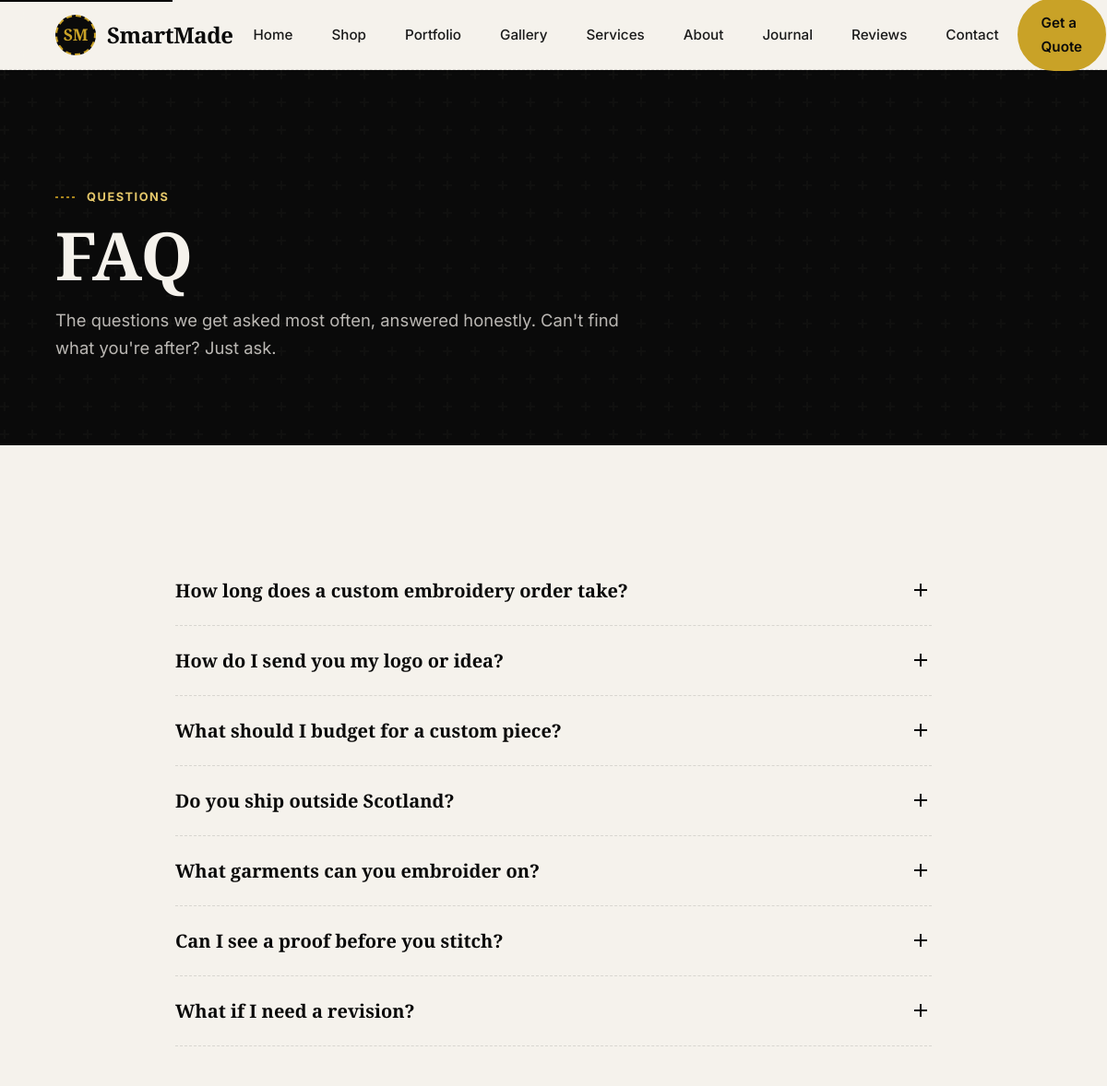
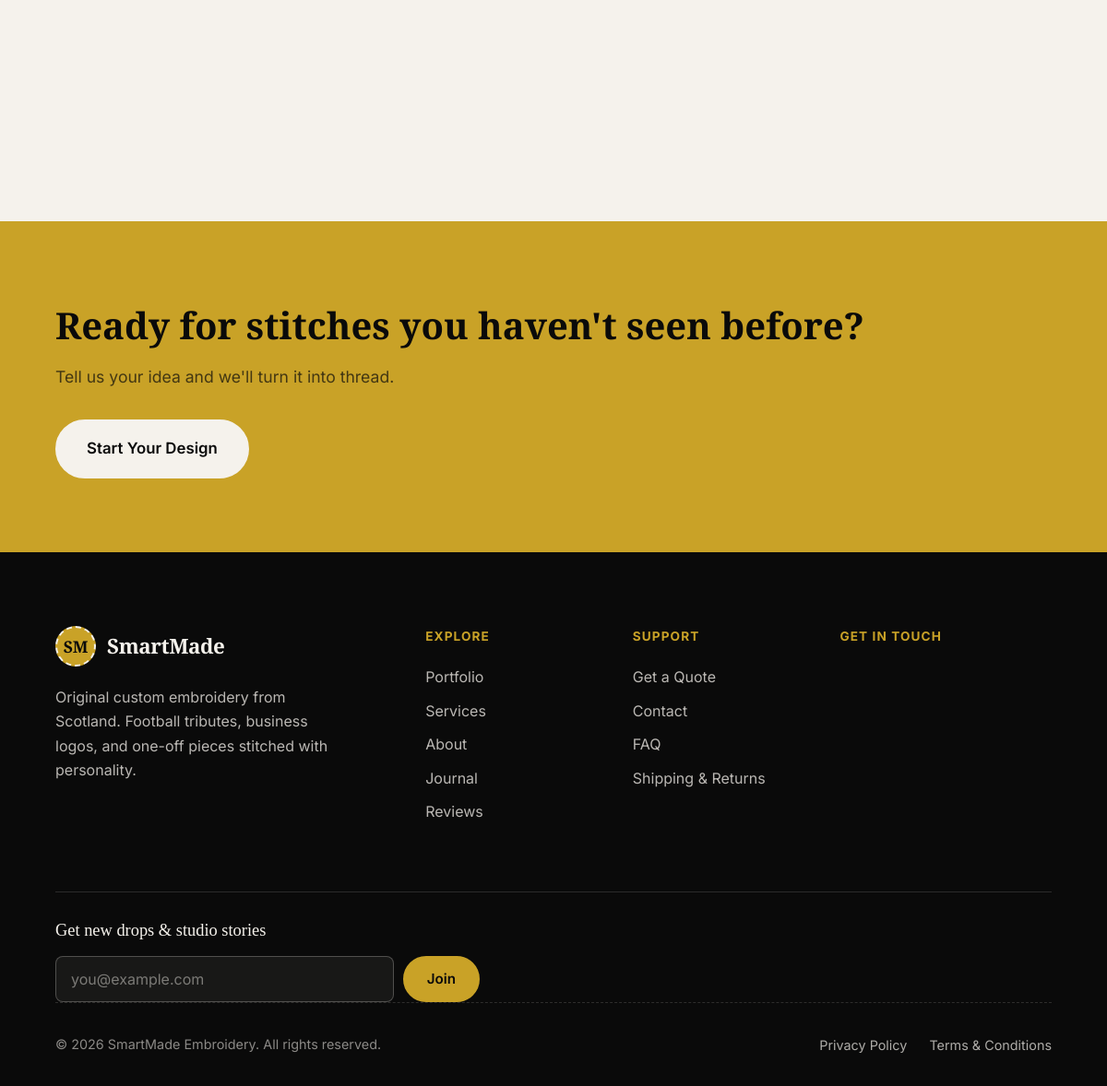
The app's page /faq.php with its own data (2 pictures, top to bottom).
### tables this page shows
CREATE TABLE `faq_items` (
  `id` int(11) UNSIGNED NOT NULL,
  `question` varchar(255) NOT NULL,
  `answer` text NOT NULL,
  `category` varchar(80) DEFAULT 'general',
  `sort_order` int(11) NOT NULL DEFAULT 0,
  `status` enum('published','draft') NOT NULL DEFAULT 'published',
  `created_at` datetime NOT NULL DEFAULT current_timestamp()
);

### includes/functions.php (called while the page is built, shortened)
<?php
function e(string $text): string {
    return htmlspecialchars($text, ENT_QUOTES | ENT_SUBSTITUTE, 'UTF-8');
}

### faq.php (the view, shortened to what this page needs)
<?php
require_once __DIR__ . '/includes/functions.php';
$stmt = $pdo->prepare("
    SELECT * FROM faq_items
    WHERE status = 'published'
    ORDER BY sort_order ASC, created_at ASC
");
$stmt->execute();
$faqs = $stmt->fetchAll();
include __DIR__ . '/includes/header.php';
?>
<section class="page-header" aria-labelledby="faq-title">
    <div class="container page-header-inner">
        <span class="section-label reveal" style="color: var(--color-gold-light);">Questions</span>
        <h1 class="page-title reveal" id="faq-title">FAQ</h1>
        <p class="page-intro reveal">The questions we get asked most often, answered honestly. Can't find what you're after? Just ask.</p>
    </div>
</section>
<section class="section" aria-label="Frequently asked questions">
    <div class="container">
        <?php if (empty($faqs)): ?>
            <div class="empty-state reveal">
                <p>No FAQs added yet.</p>
            </div>
        <?php else: ?>
            <div class="faq-list reveal">
                <?php foreach ($faqs as $faq): ?>
                    <div class="faq-item">
                        <button class="faq-question" aria-expanded="false">
                            <?= e($faq['question']) ?>
                            <svg class="faq-icon" viewBox="0 0 24 24" fill="none" stroke="currentColor" stroke-width="2" aria-hidden="true"><line x1="12" y1="5" x2="12" y2="19"></line><line x1="5" y1="12" x2="19" y2="12"></line></svg>
                        </button>
                    </div>
                <?php endforeach; ?>
            </div>
        <?php endif; ?>
    </div>
</section>
<?php include __DIR__ . '/includes/footer.php'; ?>

### assets/css/style.css (style rules this page uses)
:root { --color-black: #0A0A0A; --color-cream: #F5F2EC; --color-white: #FFFFFF; --color-gold: #C9A227; --color-gold-dark: #A8851D; --color-gold-light: #E6C86A; --color-scotland-blue: #1B3A6B; --color-text: #1A1A1A; --color-text-muted: #5C5C5C; --color-border: rgba(10, 10, 10, 0.12); --font-display: 'Playfair Display', Georgia, serif; --font-body: 'Inter', -apple-system, BlinkMacSystemFont, sans-serif; --radius-sm: 4px; --radius-md: 8px; --radius-lg: 16px; --radius-full: 9999px; --shadow-sm: 0 1px 2px rgba(10, 10, 10, 0.06); --shadow-md: 0 8px 24px rgba(10, 10, 10, 0.08); --shadow-lg: 0 20px 50px rgba(10, 10, 10, 0.12); --transition-fast: 150ms ease; --transition-base: 250ms ease; --transition-slow: 400ms cubic-bezier(0.22, 1, 0.36, 1); --container-max: 1280px; --header-height: 76px; }
*, *::before, *::after { box-sizing: border-box; }
html { scroll-behavior: smooth; overflow-x: hidden; }
body { margin: 0; font-family: var(--font-body); font-size: 16px; line-height: 1.65; color: var(--color-text); background-color: var(--color-cream); -webkit-font-smoothing: antialiased; overflow-x: hidden; width: 100%; overflow-wrap: break-word; }
h1, h2, h3, h4, h5, h6, p { margin-top: 0; }
button { font-family: inherit; cursor: pointer; }
.container { width: 100%; max-width: var(--container-max); margin: 0 auto; padding-left: clamp(20px, 5vw, 64px); padding-right: clamp(20px, 5vw, 64px); }
.section { padding-top: clamp(64px, 10vw, 120px); padding-bottom: clamp(64px, 10vw, 120px); position: relative; }
.section-label { display: inline-flex; align-items: center; gap: 10px; font-size: 0.8rem; font-weight: 700; text-transform: uppercase; letter-spacing: 0.12em; color: var(--color-gold-dark); margin-bottom: 12px; }
.section-label::before { content: ''; display: inline-block; width: 24px; height: 2px; background: repeating-linear-gradient(90deg, var(--color-gold-dark), var(--color-gold-dark) 3px, transparent 3px, transparent 6px); }
.reveal { opacity: 0; transform: translateY(24px); transition: opacity 0.7s cubic-bezier(0.22, 1, 0.36, 1), transform 0.7s cubic-bezier(0.22, 1, 0.36, 1); }
.reveal.is-visible { opacity: 1; transform: translateY(0); }
.page-header { background: var(--color-black); color: var(--color-cream); padding: clamp(64px, 10vw, 120px) 0 clamp(48px, 6vw, 80px); position: relative; overflow: hidden; }
.page-header::before { content: ''; position: absolute; inset: 0; opacity: 0.06; }
.page-header-inner { position: relative; z-index: 1; }
.page-title { font-family: var(--font-display); font-size: clamp(2.5rem, 6vw, 4.5rem); font-weight: 900; line-height: 1.1; margin-bottom: 16px; }
.page-intro { font-size: 1.15rem; color: rgba(245, 242, 236, 0.75); max-width: 640px; }
.faq-list { max-width: 820px; margin: 0 auto; }
.faq-item { border-bottom: 1px dashed var(--color-border); }
.faq-question { width: 100%; display: flex; justify-content: space-between; align-items: center; gap: 20px; padding: 24px 0; background: transparent; border: none; text-align: left; font-family: var(--font-display); font-size: 1.25rem; font-weight: 700; color: var(--color-black); cursor: pointer; }
.faq-icon { width: 24px; height: 24px; flex-shrink: 0; transition: transform var(--transition-base); }

### records on screen
faq_items: question "How long does a custom embroidery order take?"
faq_items: question "How do I send you my logo or idea?"
faq_items: question "What should I budget for a custom piece?"
faq_items: question "Do you ship outside Scotland?"
faq_items: question "What garments can you embroider on?"
faq_items: question "Can I see a proof before you stitch?"
faq_items: question "What if I need a revision?"
